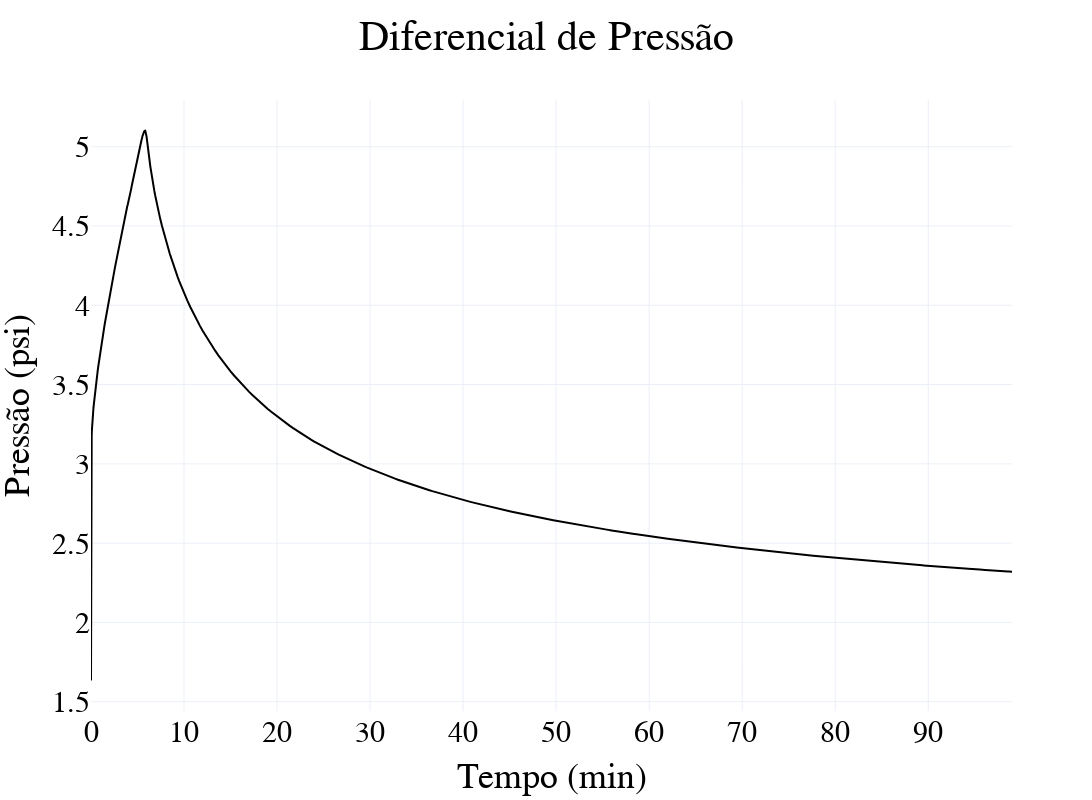

Source (notebook cell):
### Markdown cell above
Cria gráfico de DP utilizando função já definida no ogsim para recuperar dados de pressão no bloco onde os poços foram perfurados

### Code cell
colors = [
    'rgba(0, 0, 0, 1)',   # Black
    'rgba(105, 55, 20, 1)',  # Brown
    'rgba(255, 110, 0, 1)',   # Orange
    'rgba(255, 215, 0, 1)',   # Yellow
    'rgba(0, 255, 0, 0.8)',  # Green
    'rgba(0, 200, 150, 1)',  # Ciane
    'rgba(0, 100, 250, 1)',   # Light Blue
    'rgba(0, 0, 150, 1)',     # Dark Blue
    'rgba(150, 0, 255, 1)',   # Purple
    'rgba(255, 0, 0, 1)',  # Red
]

press_1 = pd.DataFrame(teste_1_a['Well Block Pressure'])
dp_1 = abs(press_1[0] - press_1[1])


trace_1 = go.Scatter(x=tempo_1[0],y=dp_1,mode='lines',name='<i>Homogêneo</i>',line=dict(color=colors[0], dash='solid'))

fig_dp = go.Figure()

fig_dp.add_trace(trace_1)

fig_dp.update_layout(title='Diferencial de Pressão',
                  title_x=0.5,
                  xaxis_title='Tempo (min)',
                  yaxis_title='Pressão (psi)',
                #   xaxis=dict(
                #       range=[0, 8000]),
                #   yaxis=dict(
                #       range=[0, 250]),
                  font=dict(
                      family='Time News Roman',  # fonte da legenda
                      size=30,               # tamanho da fonte
                      color='black'         # cor da fonte
                      ),
                  template='plotly_white',
                  width=1200,
                  height=800)
fig_dp.show()

### Figure 1 — Plotly figure (JSON) as saved in the notebook; plotly's stock layout.template omitted (floating-point values rounded to 4 significant figures; data arrays with more than 128 entries replaced by an {"elided": "..."} marker saying what was removed)
{"data": [{"line": {"color": "rgba(0, 0, 0, 1)", "dash": "solid"}, "mode": "lines", "name": "<i>Homogêneo</i>", "type": "scatter", "x": {"elided": "1697 float values"}, "y": {"elided": "1697 float values"}}], "layout": {"font": {"color": "black", "family": "Time News Roman", "size": 30}, "height": 800, "title": {"text": "Diferencial de Pressão", "x": 0.5}, "width": 1200, "xaxis": {"title": {"text": "Tempo (min)"}}, "yaxis": {"title": {"text": "Pressão (psi)"}}}}
